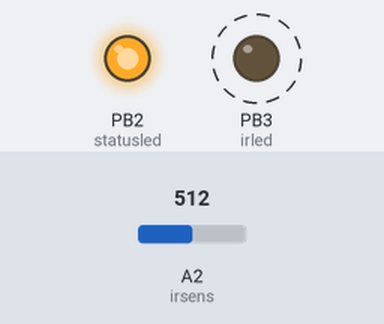
The program below on a simulated ATtiny85, built with avr-gcc and run on an emulated ATtiny85. On the bench: output pins drawn as LEDs (lit = HIGH). Dashed ring = blinking. The inputs (shaded band) are chosen by the test bench; at power-on: A2 (irsens) = 512.

Above: at 2.25 s.
2.3 s: A2 (irsens) set to 17
5.3 s: A2 (irsens) set to 14
At 5.45 s:
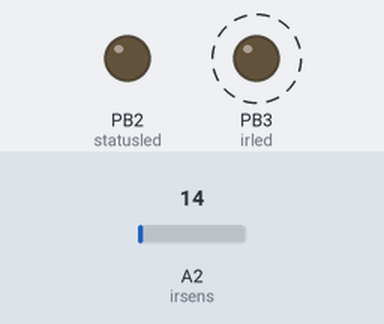
8.3 s: A2 (irsens) set to 122
At 8.51 s:
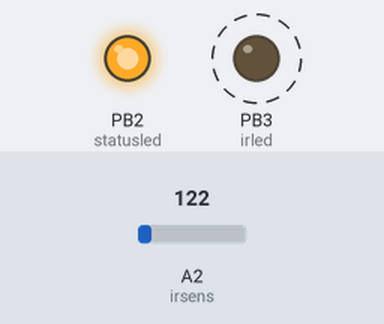
11.3 s: A2 (irsens) set to 5
At 11.56 s:
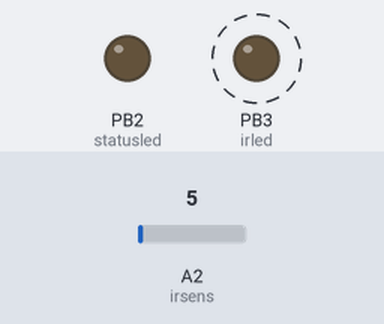
Timing chart, 0 to 15.3 s (numbered marks = the images above; inputs shaded):
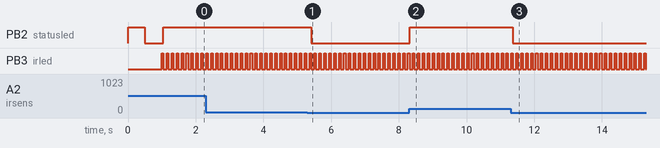

The program:

main.cpp
```cpp
#include <Arduino.h>

//ir-led of proximity sensor (invisible)
//#define irled 7
//
#define irled 3
//
// power in for diode in proximity sensor
//#define irdiode 3
#define irdiode 7
//
//#define irdiode 8
//
//adc pin (connect to output of sensor)
//#define irsens 2
//#define irsens 8
#define irsens A2
//
//#define irsens 7
//
// a simple status LED
//#define statusled 8
#define statusled 2

// define a threshold for your mailbox.
//#define THRESHOLD 15
#define THRESHOLD 15


bool checkLetter();

void setup()
{
  pinMode(irled, OUTPUT);
  pinMode(irdiode, OUTPUT);
  pinMode(statusled, OUTPUT);
  //pinMode(irsens, INPUT);
  digitalWrite(statusled, HIGH);
  delay(500);
  digitalWrite(statusled, LOW);
  delay(500);

  //digitalWrite(irled, HIGH);

}

void loop()
{
  if(checkLetter() == true ){
    digitalWrite(statusled, HIGH);
  }else{
    digitalWrite(statusled, LOW);
  }
  //delay(1000);
  delay(100);


}


bool checkLetter(){
  digitalWrite(irled,HIGH);
  digitalWrite(irdiode,HIGH);
  //delay(100);
  unsigned int measure = 0;
  for(int i = 0 ; i <3 ; i++){
    delay(15);
    measure += analogRead(irsens);
  }
  digitalWrite(irled,LOW);
  digitalWrite(irdiode,LOW);

  measure = measure/3;

  //blink(measure);

  if(measure > THRESHOLD){
    return true;
  }else{
    return false;
  }
}
```

Measured:
- the behaviour switches between 16 and 15 on A2 (irsens) (found by bisection; images 0 and 1)
- after the input at 5.3 s, PB2 (statusled): HIGH → LOW after 0.11 s
- after the input at 8.3 s, PB2 (statusled): LOW → HIGH at once
- after the input at 11.3 s, PB2 (statusled): HIGH → LOW after 0.07 s
- by itself, PB3 (irled): alternates HIGH for 0.05 s and LOW for 0.10 s
